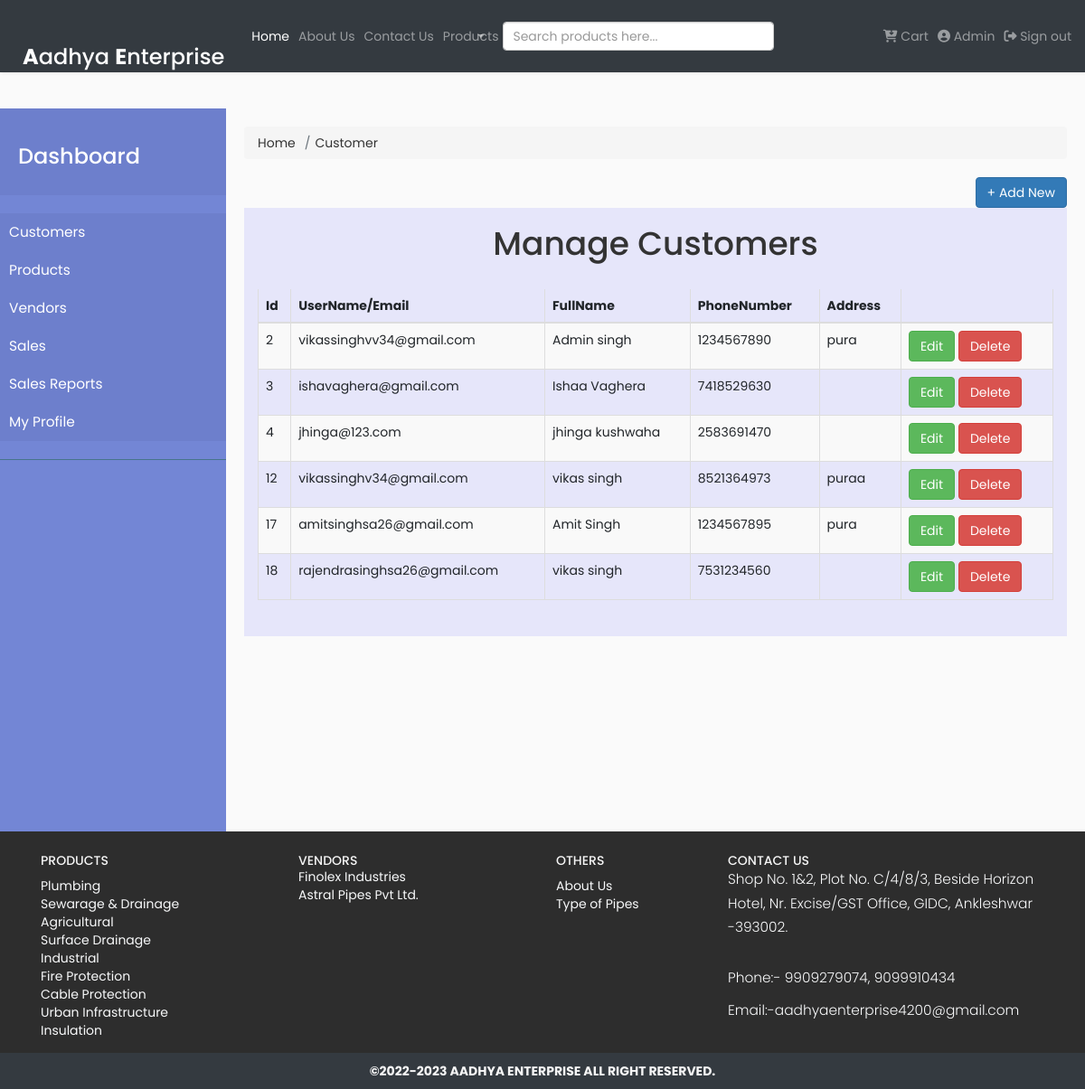
/AdminManageUser.php (signed in), run on the app's committed database.
### tables this page shows
CREATE TABLE `users` (
  `UserId` int(10) NOT NULL,
  `UserEmail` varchar(50) NOT NULL,
  `UserPassword` varchar(50) NOT NULL,
  `UserFirstName` varchar(50) NOT NULL,
  `UserLastName` varchar(50) NOT NULL,
  `UserAddress` varchar(100) NOT NULL,
  `UserAddress2` varchar(100) DEFAULT NULL,
  `UserCity` varchar(30) DEFAULT NULL,
  `UserState` varchar(30) DEFAULT NULL,
  `UserZip` varchar(6) DEFAULT NULL,
  `UserCountry` varchar(20) DEFAULT NULL,
  `UserPhone` varchar(255) NOT NULL,
  `UserEmailVerified` varchar(255) DEFAULT NULL,
  `UserPaymentMethod` varchar(255) NOT NULL,
  `UserRegistrationDate` timestamp NULL DEFAULT NULL,
  `UserIP` varchar(50) DEFAULT NULL,
  `UserType` varchar(10) DEFAULT NULL,
  `UserVerificationCode` varchar(255) DEFAULT NULL
);

### AdminManageUser.php (the view, shortened to what this page needs)
<?php
include('header1.php'); ?>
<!DOCTYPE html>
<html lang="en">
<head>
</head>
<body>
	<div class="main">
		<ul class="breadcrumb">
			<li class="breadcrumb-item"><a href="index.php">Home</a></li>
			<li class="breadcrumb-item"><a href="AdminManageUser.php">Customer</a></li>
		</ul>
	</div>
	<a href="AddUsers.php"><button class="btn btn-primary pull-right">+ Add New</button></a>
	<div class="col-sm-12" style="background-color:lavender;" align="center">
		<div>
			<h1>Manage Customers</h1>
		</div>
		<br>
		<div>
			<div class="card-block">
				<div class="table-responsive dt-responsive">
					<table class="table table-striped table-bordered nowrap">
						<thead>
							<th>Id</th>
							<th>UserName/Email</th>
							<th>FullName</th>
							<th>PhoneNumber</th>
							<th>Address</th>
							<th></th>
						</thead>
						<tbody>
							<?php
							include('conn.php');
							$query = mysqli_query($conn, "select * from `users`");
							while ($row = mysqli_fetch_array($query)) {
							?>
								<tr>
									<td><?php echo $row['UserId']; ?></td>
									<td><?php echo $row['UserEmail'] ?></td>
									<td><?php echo $row['UserFirstName']?> <?php echo $row['UserLastName']; ?></td>
									<td><?php echo $row['UserPhone']; ?></td>
									<td><?php echo $row['UserAddress'] ?></td>
									<td>
										<a href="AdminUserEdit.php?Id=<?php echo $row['UserId']; ?>" class="btn btn-success">Edit</a>
										<a href="AdminDeleteUser.php?Id=<?php echo $row['UserId']; ?>" class="btn btn-danger" onclick="return confirm('Are you sure to delete this record?')">Delete</a>
									</td>
								</tr>
							<?php
							}
							?>
						</tbody>
					</table><br>
				</div>
			</div>
		</div>
	</div>
</body>
<?php include("footer.php"); ?>
</html>

### style2.css (style rules this page uses)
body { font-family: 'Poppins', sans-serif; background: #fafafa; }
a, a:hover, a:focus { color: inherit; text-decoration: none; transition: all 0.3s; }

### data on the page
users: UserId "2", UserEmail "vikassinghvv34@gmail.com", UserFirstName "Admin", UserLastName "singh", UserPhone "1234567890", UserAddress "pura"
users: UserId "3", UserEmail "ishavaghera@gmail.com", UserFirstName "Ishaa", UserLastName "Vaghera", UserPhone "7418529630"
users: UserId "4", UserEmail "jhinga@123.com", UserFirstName "jhinga", UserLastName "kushwaha", UserPhone "2583691470"
users: UserId "12", UserEmail "vikassinghv34@gmail.com", UserFirstName "vikas", UserLastName "singh", UserPhone "8521364973", UserAddress "puraa"
users: UserId "17", UserEmail "amitsinghsa26@gmail.com", UserFirstName "Amit Singh", UserPhone "1234567895", UserAddress "pura"
users: UserId "18", UserEmail "rajendrasinghsa26@gmail.com", UserFirstName "vikas", UserLastName "singh", UserPhone "7531234560"

### other printed values
$_SESSION['name'] "Admin"
